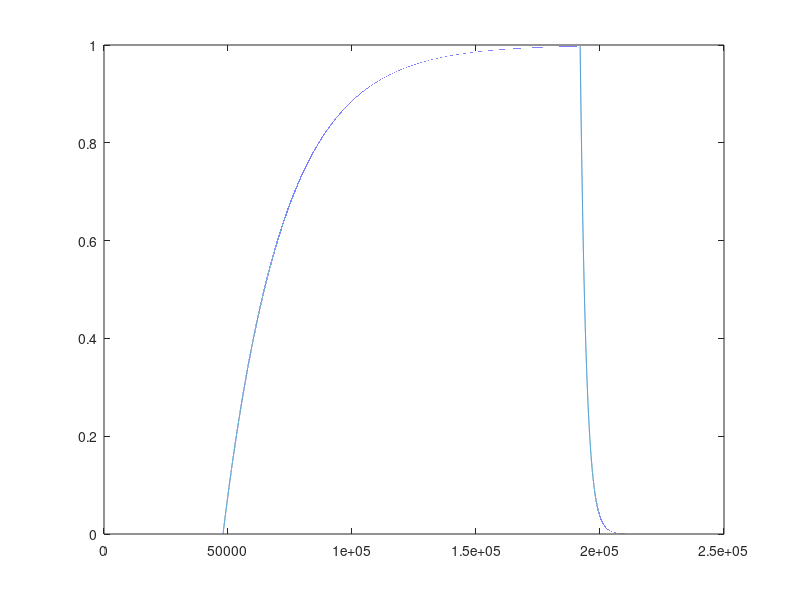

Write the MATLAB code that produced this figure.
close all; clear all; clc

sr = 48e3;

onTC = 500e-3;
offTC = 50e-3;

durTA = 5;
durTP = 3;

dt = 1/sr;
ponT = (durTA-durTP)/2;
poffT = ponT+durTP;
durS = ceil(sr*durTA);
ponSidx = round(sr*ponT):round(sr*poffT)-1;

sig = zeros(durS,1);
sig(ponSidx) = 1;

%Rise coefficients
aR = dt/onTC - 1;
bR = 1.0 + aR;

%Fall coefficients
aF = dt/offTC - 1;
bF = 1.0 + aR;

tic
sigOUT = zeros(size(sig));
sigOLD=0;
for nn = 1:durS
    if sig(nn) < sigOLD %// - This is line to make smoothing only apply to release
        sigOUT(nn) = bF*sig(nn) - aF*sigOLD;% // difference eqn for one-pole lpf
    else
        sigOUT(nn) = bR*sig(nn) - aR*sigOLD;% // difference eqn for one-pole lpf
    end
    sigOLD = sigOUT(nn);
end
toc                

plot(sigOUT)                
                
                
